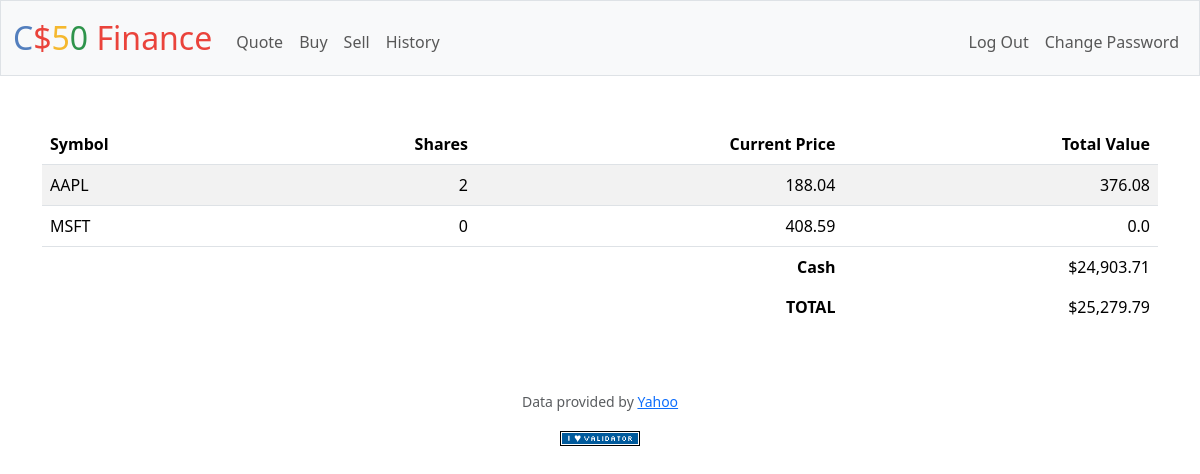
Page / (signed in) on the committed database.
### tables this page shows
CREATE TABLE user_stocks (
    id INTEGER PRIMARY KEY AUTOINCREMENT,
    user_id INTEGER NOT NULL,
    stock_id INTEGER NOT NULL,
    shares INTEGER NOT NULL,
    FOREIGN KEY (user_id) REFERENCES users(id),
    FOREIGN KEY (stock_id) REFERENCES stocks(id)
);

CREATE TABLE stocks (
    id INTEGER PRIMARY KEY AUTOINCREMENT,
    stock_symbol TEXT NOT NULL UNIQUE,
    current_price REAL NOT NULL
);

CREATE TABLE users (id INTEGER PRIMARY KEY AUTOINCREMENT NOT NULL, username TEXT NOT NULL, hash TEXT NOT NULL, cash NUMERIC NOT NULL DEFAULT 10000.00);

### app.py (the view)
@app.route("/")
@login_required
def index():
    if 'user_id' not in session:
        return redirect(url_for('login'))
    user_id = session['user_id']
    portfolio = get_user_portfolio(user_id)
    balance = get_user_balance(user_id)
    total_stock_value = sum(stock['total_value'] for stock in portfolio)
    grand_total = balance + total_stock_value
    return render_template('index.html', portfolio=portfolio, balance=balance, grand_total=grand_total)

### app.py (called while the page is built)
def get_user_balance(user_id):
    balance_query = db.execute("SELECT cash FROM users WHERE id = ?", user_id)
    return balance_query[0]["cash"] if balance_query else 0.0

@login_required
def get_user_portfolio(user_id):
    portfolio = db.execute(
        "SELECT stocks.stock_symbol, user_stocks.shares, stocks.current_price "
        "FROM user_stocks "
        "JOIN stocks ON user_stocks.stock_id = stocks.id "
        "WHERE user_stocks.user_id = ?",
        user_id
    )
    for stock in portfolio:
        stock['total_value'] = stock['shares'] * stock['current_price']
    return portfolio

@app.template_filter("usd")
def usd_format(value):
    return "${:,.2f}".format(value)

@app.after_request
def after_request(response):
    response.headers["Cache-Control"] = "no-cache, no-store, must-revalidate"
    response.headers["Expires"] = 0
    response.headers["Pragma"] = "no-cache"
    return response

### helpers.py (called while the page is built)
def login_required(f):
    @wraps(f)
    def decorated_function(*args, **kwargs):
        if session.get("user_id") is None:
            return redirect("/login")
        return f(*args, **kwargs)
    return decorated_function

### templates/index.html (shortened to what this page needs)
{% extends "layout.html" %}
{% block main %}
    <table class="table table-striped">
        <thead>
            <tr>
                <th class="text-start">Symbol</th>
                <th class="text-end">Shares</th>
                <th class="text-end">Current Price</th>
                <th class="text-end">Total Value</th>
            </tr>
        </thead>
        <tbody>
            {% for stocks in portfolio %}
                <tr>
                    <td class="text-start">{{ stocks.stock_symbol }}</td>
                    <td class="text-end">{{ stocks.shares }}</td>
                    <td class="text-end">{{ stocks.current_price }}</td>
                    <td class="text-end">{{ stocks.total_value }}</td>
                </tr>
            {% endfor %}
        </tbody>
        <tfoot>
            <tr>
                <td class="border-0 fw-bold text-end" colspan="3">Cash</td>
                <td class="border-0 text-end">{{ balance | usd }}</td>
            </tr>
            <tr>
                <td class="border-0 fw-bold text-end" colspan="3">TOTAL</td>
                <td class="border-0 text-end">{{ grand_total | usd }}</td>
            </tr>
        </tfoot>
    </table>
{% endblock %}

### rows in the picture
user_stocks: stock_symbol "AAPL", shares "2", current_price "188.04", total_value "376.08"
user_stocks: stock_symbol "MSFT", shares "0", current_price "408.59", total_value "0.0"
users: cash "$24,903.71"

### other values in the picture
{{ grand_total | usd }} "$25,279.79"
